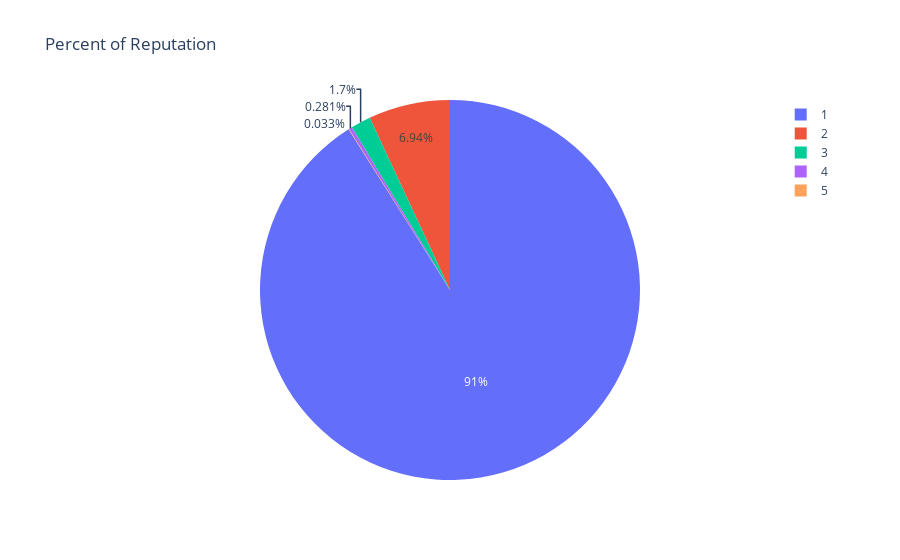

Notebook code for this chart:
### Markdown cell above
# Визуализируйте Международный Рейтинг футболистов (International Reputation), ассоциирован ли он с национальностью? футбольным клубом? 

![Игроки](Players.png "Title")

### Code cell
fig = px.pie(df[pd.isnull(df)['International Reputation'] == False], names='International Reputation', title='Percent of Reputation')
fig.show()

### Figure 1 — Plotly figure (JSON) as saved in the notebook; plotly's stock layout.template omitted (floating-point values rounded to 4 significant figures; data arrays with more than 128 entries replaced by an {"elided": "..."} marker saying what was removed)
{"data": [{"domain": {"x": [0, 1], "y": [0, 1]}, "hovertemplate": "International Reputation=%{label}<extra></extra>", "labels": {"elided": "18159 int values"}, "legendgroup": "", "name": "", "showlegend": true, "type": "pie"}], "layout": {"legend": {"tracegroupgap": 0}, "title": {"text": "Percent of Reputation"}}}
